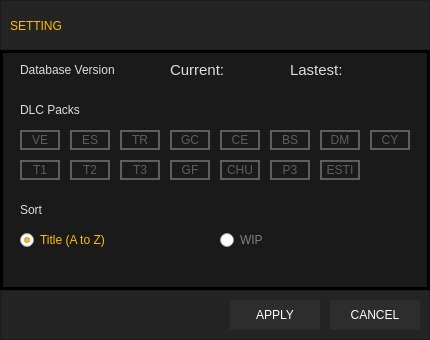
<?xml version="1.0" encoding="UTF-8"?>
<ui version="4.0">
 <class>dialog_data</class>
 <widget class="QDialog" name="dialog_data">
  <property name="geometry">
   <rect>
    <x>0</x>
    <y>0</y>
    <width>430</width>
    <height>340</height>
   </rect>
  </property>
  <property name="minimumSize">
   <size>
    <width>430</width>
    <height>340</height>
   </size>
  </property>
  <property name="maximumSize">
   <size>
    <width>430</width>
    <height>340</height>
   </size>
  </property>
  <property name="windowTitle">
   <string>Dialog</string>
  </property>
  <property name="styleSheet">
   <string notr="true">background-color: #1a1a1a;
color: #ffffff;</string>
  </property>
  <widget class="QFrame" name="frame">
   <property name="geometry">
    <rect>
     <x>0</x>
     <y>0</y>
     <width>430</width>
     <height>50</height>
    </rect>
   </property>
   <property name="font">
    <font>
     <family>Lato</family>
     <weight>75</weight>
     <italic>false</italic>
     <bold>true</bold>
    </font>
   </property>
   <property name="styleSheet">
    <string notr="true">background:#242424</string>
   </property>
   <property name="frameShape">
    <enum>QFrame::StyledPanel</enum>
   </property>
   <property name="frameShadow">
    <enum>QFrame::Raised</enum>
   </property>
   <widget class="QLabel" name="label">
    <property name="geometry">
     <rect>
      <x>10</x>
      <y>10</y>
      <width>161</width>
      <height>31</height>
     </rect>
    </property>
    <property name="styleSheet">
     <string notr="true">color: #ffbe00;
font: 23px &quot;Lato&quot;;</string>
    </property>
    <property name="text">
     <string>SETTING</string>
    </property>
   </widget>
  </widget>
  <widget class="QFrame" name="frame_2">
   <property name="geometry">
    <rect>
     <x>0</x>
     <y>290</y>
     <width>430</width>
     <height>50</height>
    </rect>
   </property>
   <property name="styleSheet">
    <string notr="true">background:#242424;
font: 15px &quot;Lato Black&quot;</string>
   </property>
   <property name="frameShape">
    <enum>QFrame::StyledPanel</enum>
   </property>
   <property name="frameShadow">
    <enum>QFrame::Raised</enum>
   </property>
   <widget class="QPushButton" name="cancel_button">
    <property name="geometry">
     <rect>
      <x>330</x>
      <y>10</y>
      <width>90</width>
      <height>30</height>
     </rect>
    </property>
    <property name="styleSheet">
     <string notr="true">background:#2d2d2d;
border:none;</string>
    </property>
    <property name="text">
     <string>CANCEL</string>
    </property>
   </widget>
   <widget class="QPushButton" name="apply_button">
    <property name="geometry">
     <rect>
      <x>230</x>
      <y>10</y>
      <width>90</width>
      <height>30</height>
     </rect>
    </property>
    <property name="styleSheet">
     <string notr="true">background:#2d2d2d;
border:none;</string>
    </property>
    <property name="text">
     <string>APPLY</string>
    </property>
   </widget>
  </widget>
  <widget class="QFrame" name="frame_3">
   <property name="geometry">
    <rect>
     <x>0</x>
     <y>50</y>
     <width>430</width>
     <height>240</height>
    </rect>
   </property>
   <property name="styleSheet">
    <string notr="true">QFrame{
	background:transparent;
	border: 3px solid #000000;
}
QPushButton {
    border: 2px solid #5e5e5e;
	color: #5e5e5e;
    background-color: transparent;
	font: 15px &quot;Lato Black&quot;
}
QRadioButton{
	background: none;
	color: #7f7f7f;
	font: bold 15px &quot;Lato&quot;;
}
QRadioButton:Checked{
	color: #ffbe00;
}
QLabel{
	background:transparent;
	border: none;
	color: #dddddd;
	font: 18px &quot;Lato&quot;;
}</string>
   </property>
   <property name="frameShape">
    <enum>QFrame::StyledPanel</enum>
   </property>
   <property name="frameShadow">
    <enum>QFrame::Raised</enum>
   </property>
   <widget class="QLabel" name="label_4">
    <property name="geometry">
     <rect>
      <x>20</x>
      <y>10</y>
      <width>141</width>
      <height>20</height>
     </rect>
    </property>
    <property name="text">
     <string>Database Version</string>
    </property>
   </widget>
   <widget class="QLabel" name="current_label">
    <property name="geometry">
     <rect>
      <x>170</x>
      <y>10</y>
      <width>121</width>
      <height>20</height>
     </rect>
    </property>
    <property name="styleSheet">
     <string notr="true">font: 15px;</string>
    </property>
    <property name="text">
     <string>Current:</string>
    </property>
   </widget>
   <widget class="QLabel" name="lastest_label">
    <property name="geometry">
     <rect>
      <x>290</x>
      <y>10</y>
      <width>121</width>
      <height>20</height>
     </rect>
    </property>
    <property name="styleSheet">
     <string notr="true">font: 15px</string>
    </property>
    <property name="text">
     <string>Lastest:</string>
    </property>
   </widget>
   <widget class="QFrame" name="frame_4">
    <property name="geometry">
     <rect>
      <x>10</x>
      <y>50</y>
      <width>410</width>
      <height>90</height>
     </rect>
    </property>
    <property name="styleSheet">
     <string notr="true">QFrame{
	border:none;
}</string>
    </property>
    <property name="frameShape">
     <enum>QFrame::StyledPanel</enum>
    </property>
    <property name="frameShadow">
     <enum>QFrame::Raised</enum>
    </property>
    <widget class="QLabel" name="label_2">
     <property name="geometry">
      <rect>
       <x>10</x>
       <y>0</y>
       <width>141</width>
       <height>20</height>
      </rect>
     </property>
     <property name="text">
      <string>DLC Packs</string>
     </property>
    </widget>
    <widget class="QPushButton" name="yd_cb_gf">
     <property name="geometry">
      <rect>
       <x>160</x>
       <y>60</y>
       <width>40</width>
       <height>20</height>
      </rect>
     </property>
     <property name="styleSheet">
      <string notr="true">QPushButton:checked {
	border-color: #c0c0c0;
 	color: #fdb426;
    background-color: rgba(0, 0, 0, 87);
}</string>
     </property>
     <property name="text">
      <string>GF</string>
     </property>
     <property name="checkable">
      <bool>true</bool>
     </property>
    </widget>
    <widget class="QPushButton" name="yd_cb_chu">
     <property name="geometry">
      <rect>
       <x>210</x>
       <y>60</y>
       <width>40</width>
       <height>20</height>
      </rect>
     </property>
     <property name="styleSheet">
      <string notr="true">QPushButton:checked {
	border-color: #c0c0c0;
 	color: #fdd600;
    background-color: rgba(0, 0, 0, 87);
}</string>
     </property>
     <property name="text">
      <string>CHU</string>
     </property>
     <property name="checkable">
      <bool>true</bool>
     </property>
    </widget>
    <widget class="QPushButton" name="yd_cb_tr">
     <property name="geometry">
      <rect>
       <x>110</x>
       <y>30</y>
       <width>40</width>
       <height>20</height>
      </rect>
     </property>
     <property name="styleSheet">
      <string notr="true">QPushButton:checked {
	border-color: #7582ff;
 	color: #7582ff;
    background-color: rgba(0, 0, 0, 87);
}</string>
     </property>
     <property name="text">
      <string>TR</string>
     </property>
     <property name="checkable">
      <bool>true</bool>
     </property>
    </widget>
    <widget class="QPushButton" name="yd_cb_bs">
     <property name="geometry">
      <rect>
       <x>260</x>
       <y>30</y>
       <width>40</width>
       <height>20</height>
      </rect>
     </property>
     <property name="styleSheet">
      <string notr="true">QPushButton:checked {
	border-color: #e90000;
 	color: #e90000;
    background-color: rgba(0, 0, 0, 87);
}</string>
     </property>
     <property name="text">
      <string>BS</string>
     </property>
     <property name="checkable">
      <bool>true</bool>
     </property>
    </widget>
    <widget class="QPushButton" name="yd_cb_p3">
     <property name="geometry">
      <rect>
       <x>260</x>
       <y>60</y>
       <width>40</width>
       <height>20</height>
      </rect>
     </property>
     <property name="styleSheet">
      <string notr="true">QPushButton:checked {
	border-color: #e48609;
 	color: #e48609;
    background-color: rgba(0, 0, 0, 87);
}</string>
     </property>
     <property name="text">
      <string>P3</string>
     </property>
     <property name="checkable">
      <bool>true</bool>
     </property>
    </widget>
    <widget class="QPushButton" name="yd_cb_ve">
     <property name="geometry">
      <rect>
       <x>10</x>
       <y>30</y>
       <width>40</width>
       <height>20</height>
      </rect>
     </property>
     <property name="styleSheet">
      <string notr="true">QPushButton:checked {
	border-color: #ff7f42;
 	color: #ff7f42;
    background-color: rgba(0, 0, 0, 87);
}</string>
     </property>
     <property name="text">
      <string>VE</string>
     </property>
     <property name="checkable">
      <bool>true</bool>
     </property>
    </widget>
    <widget class="QPushButton" name="yd_cb_gc">
     <property name="geometry">
      <rect>
       <x>160</x>
       <y>30</y>
       <width>40</width>
       <height>20</height>
      </rect>
     </property>
     <property name="styleSheet">
      <string notr="true">QPushButton:checked {
	border-color: #c0c0c0;
 	color: #51ecfc;
    background-color: rgba(0, 0, 0, 87);
}</string>
     </property>
     <property name="text">
      <string>GC</string>
     </property>
     <property name="checkable">
      <bool>true</bool>
     </property>
    </widget>
    <widget class="QPushButton" name="yd_cb_t1">
     <property name="geometry">
      <rect>
       <x>10</x>
       <y>60</y>
       <width>40</width>
       <height>20</height>
      </rect>
     </property>
     <property name="styleSheet">
      <string notr="true">QPushButton:checked {
	border-color: #f01cc8;
 	color: #f01cc8;
    background-color: rgba(0, 0, 0, 87);
}</string>
     </property>
     <property name="text">
      <string>T1</string>
     </property>
     <property name="checkable">
      <bool>true</bool>
     </property>
    </widget>
    <widget class="QPushButton" name="yd_cb_t2">
     <property name="geometry">
      <rect>
       <x>60</x>
       <y>60</y>
       <width>40</width>
       <height>20</height>
      </rect>
     </property>
     <property name="styleSheet">
      <string notr="true">QPushButton:checked {
	border-color: #c35a00;
 	color: #c35a00;
    background-color: rgba(0, 0, 0, 87);
}</string>
     </property>
     <property name="text">
      <string>T2</string>
     </property>
     <property name="checkable">
      <bool>true</bool>
     </property>
    </widget>
    <widget class="QPushButton" name="yd_cb_t3">
     <property name="geometry">
      <rect>
       <x>110</x>
       <y>60</y>
       <width>40</width>
       <height>20</height>
      </rect>
     </property>
     <property name="styleSheet">
      <string notr="true">QPushButton:checked {
	border-color: #568bff;
 	color: #568bff;
    background-color: rgba(0, 0, 0, 87);
}</string>
     </property>
     <property name="text">
      <string>T3</string>
     </property>
     <property name="checkable">
      <bool>true</bool>
     </property>
    </widget>
    <widget class="QPushButton" name="yd_cb_dm">
     <property name="geometry">
      <rect>
       <x>310</x>
       <y>30</y>
       <width>40</width>
       <height>20</height>
      </rect>
     </property>
     <property name="styleSheet">
      <string notr="true">QPushButton:checked {
	border-color: #c0c0c0;
 	color: #98e4d7;
    background-color: rgba(0, 0, 0, 87);
}</string>
     </property>
     <property name="text">
      <string>DM</string>
     </property>
     <property name="checkable">
      <bool>true</bool>
     </property>
    </widget>
    <widget class="QPushButton" name="yd_cb_ce">
     <property name="geometry">
      <rect>
       <x>210</x>
       <y>30</y>
       <width>40</width>
       <height>20</height>
      </rect>
     </property>
     <property name="styleSheet">
      <string notr="true">QPushButton:checked {
	border-color: #ffffff;
 	color: #ffffff;
    background-color: rgba(0, 0, 0, 87);
}</string>
     </property>
     <property name="text">
      <string>CE</string>
     </property>
     <property name="checkable">
      <bool>true</bool>
     </property>
    </widget>
    <widget class="QPushButton" name="yd_cb_es">
     <property name="geometry">
      <rect>
       <x>60</x>
       <y>30</y>
       <width>40</width>
       <height>20</height>
      </rect>
     </property>
     <property name="styleSheet">
      <string notr="true">QPushButton:checked {
	border-color: #34df26;
 	color: #34df26;
    background-color: rgba(0, 0, 0, 87);
}</string>
     </property>
     <property name="text">
      <string>ES</string>
     </property>
     <property name="checkable">
      <bool>true</bool>
     </property>
    </widget>
    <widget class="QPushButton" name="yd_cb_cy">
     <property name="geometry">
      <rect>
       <x>360</x>
       <y>30</y>
       <width>40</width>
       <height>20</height>
      </rect>
     </property>
     <property name="styleSheet">
      <string notr="true">QPushButton:checked {
	border-color: #c0c0c0;
 	color: #ec1538;
    background-color: rgba(0, 0, 0, 87);
}</string>
     </property>
     <property name="text">
      <string>CY</string>
     </property>
     <property name="checkable">
      <bool>true</bool>
     </property>
    </widget>
    <widget class="QPushButton" name="yd_cb_esti">
     <property name="geometry">
      <rect>
       <x>310</x>
       <y>60</y>
       <width>40</width>
       <height>20</height>
      </rect>
     </property>
     <property name="styleSheet">
      <string notr="true">QPushButton:checked {
	border-color: #c0c0c0;
 	color: #e6ce99;
    background-color: rgba(0, 0, 0, 87);
}</string>
     </property>
     <property name="text">
      <string>ESTI</string>
     </property>
     <property name="checkable">
      <bool>true</bool>
     </property>
    </widget>
   </widget>
   <widget class="QLabel" name="label_3">
    <property name="geometry">
     <rect>
      <x>20</x>
      <y>150</y>
      <width>141</width>
      <height>20</height>
     </rect>
    </property>
    <property name="text">
     <string>Sort</string>
    </property>
   </widget>
   <widget class="QRadioButton" name="radioButton">
    <property name="geometry">
     <rect>
      <x>20</x>
      <y>180</y>
      <width>151</width>
      <height>20</height>
     </rect>
    </property>
    <property name="text">
     <string>Title (A to Z)</string>
    </property>
    <property name="checked">
     <bool>true</bool>
    </property>
   </widget>
   <widget class="QRadioButton" name="radioButton_2">
    <property name="geometry">
     <rect>
      <x>220</x>
      <y>180</y>
      <width>141</width>
      <height>20</height>
     </rect>
    </property>
    <property name="text">
     <string>WIP</string>
    </property>
   </widget>
  </widget>
  <zorder>frame_3</zorder>
  <zorder>frame_2</zorder>
  <zorder>frame</zorder>
 </widget>
 <resources/>
 <connections/>
</ui>
